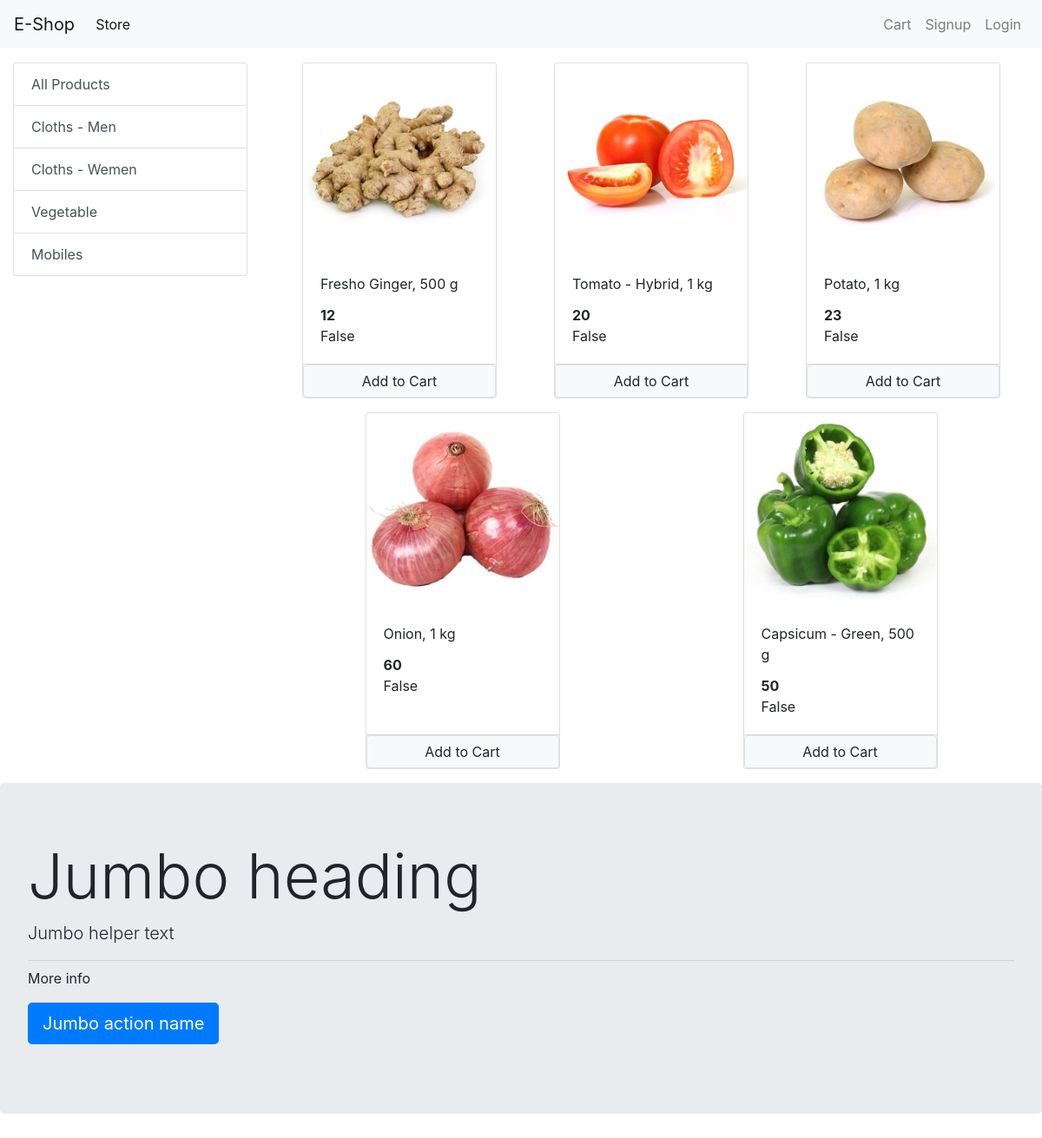
Screenshot of /?category=3 with the database file from the repository.
### store/models/category.py (models this page shows, shortened)
class Category(models.Model):
    name = models.CharField(max_length=20)
    @staticmethod
    def get_all_categories():
        return Category.objects.all()

### store/models/product.py (models this page shows, shortened)
class Product(models.Model):
    name = models.CharField(max_length=50)
    price = models.IntegerField(default=0)
    category = models.ForeignKey(Category, on_delete=models.CASCADE, default=1)
    description = models.CharField(max_length=200, default='' , null=True , blank=True)
    image = models.ImageField(upload_to='uploads/products/')
    @staticmethod
    def get_all_products_by_categoryid(category_id):
        if category_id:
            return Product.objects.filter(category = category_id)
        else:
            return Product.get_all_products();

### store/views/home.py (the view, shortened to what this page needs)
# urls.py: path('', home.Index.as_view(), name='homepage'),
class Index(View):
    def get(self, request):
        cart = request.session.get('cart')
        if not cart:
            request.session['cart'] = {}
        products = None
        categories = Category.get_all_categories()
        categoryID = request.GET.get('category')
        if categoryID:
            products = Product.get_all_products_by_categoryid(categoryID)
        else:
            products = Product.get_all_products()
        data = {}
        data['products'] = products
        data['categories'] = categories
        return render(request, 'index.html', data)

### store/templatetags/cart.py (called while the page is built)
@register.filter(name='is_in_cart')
def is_in_cart(product, cart):
    keys = cart.keys()
    for id in keys:
        if int(id) == product.id:
            return True
    return False

### store/templates/index.html (shortened to what this page needs)
{% extends 'base.html' %}
{% block content %}
{% load cart %}
<div class="container-fluid mt-3">
  <div class="row">
    <div class="col-lg-3 mx-auto">
      <div class="list-group">
        <a href="/" class="list-group-item list-group-item-action">All Products</a>
        {% for category in categories %}
        <a href="/?category={{category.id}}" class="list-group-item list-group-item-action">{{category.name}}</a>
        {% endfor %}
      </div>
    </div>
    <div id='products' class="col-lg-9 mx-auto">
      <div class="row mx-auto">
        {% for product in products %}
        <div class="card mx-auto mb-3" id="{{product.id}}" style="width: 14rem;">
          <img class="card-img-top" src="{{product.image.url}}" alt="Card image cap">
          <div class="card-body">
            <p class="card-title">{{product.name}}</p>
            <p class="card-text"><b>{{product.price}}</b></p>
            {{product | is_in_cart:request.session.cart}}
          </div>
          <div class="card-footer p-0 no-gutters">
            {% if product|is_in_cart:request.session.cart %}
            <div class="row no-gutters">
              <form action="" class="col-2" method="post">
                {% csrf_token %}
                <input hidden type="text" name="product" value="{{product.id}}">
                <input hidden type="text" name="remove" value="True">
                <input type="submit" value="-" class="btn btn-block btn-light">
              </form>
              <div class="text center col">{{product|cart_quantity:request.session.cart}} in cart</div>
              <form action="/#{{product.id}}" class="col-2" method="post">
                {% csrf_token %}
                <input hidden type="text" name="product" value="{{product.id}}">
                <input type="submit" value="+" class="btn btn-block btn-light">
              </form>
            </div>
            {% else %}
            <form action="/#{{product.id}}" method="POST" class="btn-block">
              <input type="submit" class="float-right btn btn-light border form-control" value="Add to Cart">
            </form>
            {% endif %}
          </div>
        </div>
        {% endfor %}
      </div>
    </div>
  </div>
</div>
<div class="jumbotron" id="abc">
  <h1 class="display-3">Jumbo heading</h1>
  <p class="lead">Jumbo helper text</p>
  <hr class="my-2">
  <p>More info</p>
  <p class="lead">
    <a class="btn btn-primary btn-lg" href="Jumbo action link" role="button">Jumbo action name</a>
  </p>
</div>
{% endblock %}

### rows the page displays
Category: name "Cloths - Men"
Category: name "Cloths - Wemen"
Category: name "Vegetable"
Category: name "Mobiles"
Product: {{ product.id }} 14 (drawn), image (picture), name "Fresho Ginger, 500 g", price "12", session "False"
Product: image (picture), name "Tomato - Hybrid, 1 kg", price "20", session "False"
Product: image (picture), name "Potato, 1 kg", price "23", session "False"
Product: image (picture), name "Onion, 1 kg", price "60", session "False"
Product: image (picture), name "Capsicum - Green, 500 g", price "50", session "False"
